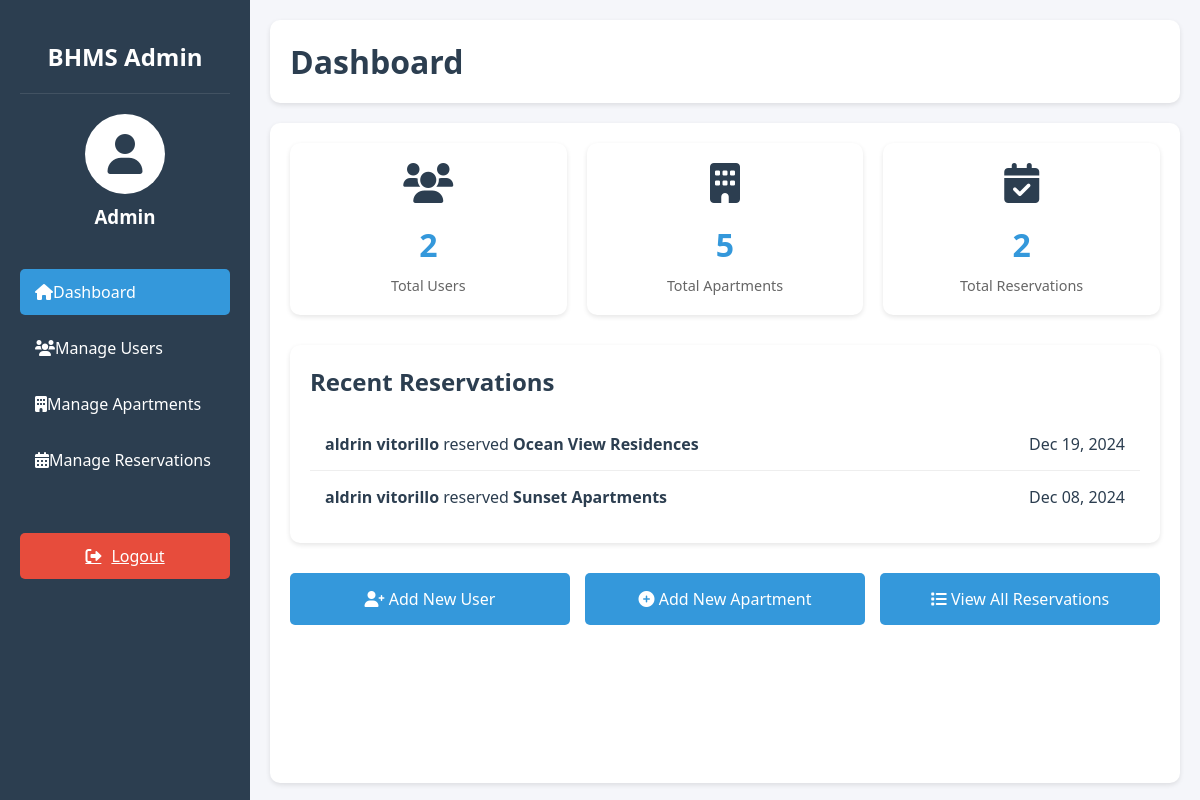
The page /ADMIN/admin_dashboard.php (signed in) on the database its author committed.
### tables this page shows
CREATE TABLE `reservations` (
  `id` int(11) NOT NULL,
  `user_id` int(11) NOT NULL,
  `apartment_id` int(11) NOT NULL,
  `reservation_date` timestamp NOT NULL DEFAULT current_timestamp(),
  `status` enum('reserved','canceled') DEFAULT 'reserved'
);

CREATE TABLE `apartments` (
  `id` int(11) NOT NULL,
  `name` varchar(255) NOT NULL,
  `location` varchar(255) NOT NULL,
  `price` decimal(10,2) NOT NULL,
  `available` tinyint(1) DEFAULT 1,
  `created_at` timestamp NOT NULL DEFAULT current_timestamp()
);

### ADMIN/dashboard_overview.php (the view, shortened to what this page needs)
<?php
require_once '../includes/db_connection.php';
$user_count = $conn->query("SELECT COUNT(*) as count FROM users")->fetch_assoc()['count'];
$apartment_count = $conn->query("SELECT COUNT(*) as count FROM apartments")->fetch_assoc()['count'];
$reservation_count = $conn->query("SELECT COUNT(*) as count FROM reservations")->fetch_assoc()['count'];
$recent_reservations = $conn->query("
    SELECT r.*,
           CONCAT(u.name, ' ', u.lastname) as user_name,
           a.name as apartment_name,
           r.reservation_date as created_at
    FROM reservations r
    JOIN users u ON r.user_id = u.id
    JOIN apartments a ON r.apartment_id = a.id
    ORDER BY r.reservation_date DESC
    LIMIT 5
");
?>
<div class="dashboard-stats">
    <div class="stat-card">
        <i class="fas fa-users"></i>
        <h3><?php echo $user_count; ?></h3>
        <p>Total Users</p>
    </div>
    <div class="stat-card">
        <i class="fas fa-building"></i>
        <h3><?php echo $apartment_count; ?></h3>
        <p>Total Apartments</p>
    </div>
    <div class="stat-card">
        <i class="fas fa-calendar-check"></i>
        <h3><?php echo $reservation_count; ?></h3>
        <p>Total Reservations</p>
    </div>
</div>
<div class="recent-activity">
    <h2>Recent Reservations</h2>
    <div class="activity-list">
        <?php if ($recent_reservations && $recent_reservations->num_rows > 0): ?>
            <?php while ($reservation = $recent_reservations->fetch_assoc()): ?>
                <div class="activity-item">
                    <div>
                        <strong><?php echo htmlspecialchars($reservation['user_name']); ?></strong> reserved
                        <strong><?php echo htmlspecialchars($reservation['apartment_name']); ?></strong>
                    </div>
                    <div>
                        <?php echo date('M d, Y', strtotime($reservation['created_at'])); ?>
                    </div>
                </div>
            <?php endwhile; ?>
        <?php else: ?>
            <p>No recent reservations</p>
        <?php endif; ?>
    </div>
</div>
<div class="quick-actions">
    <a href="?page=manage_users&action=add" class="action-btn">
        <i class="fas fa-user-plus"></i> Add New User
    </a>
    <a href="?page=manage_apartments&action=add" class="action-btn">
        <i class="fas fa-plus-circle"></i> Add New Apartment
    </a>
    <a href="?page=manage_reservations" class="action-btn">
        <i class="fas fa-list"></i> View All Reservations
    </a>
</div>

### ADMIN/admin_dashboard.php (style rules this page uses)
:root { --primary-color: #2c3e50; --secondary-color: #3498db; --background-color: #f5f6fa; --text-color: #2c3e50; --sidebar-width: 250px; }
* { margin: 0; padding: 0; box-sizing: border-box; }
body { font-family: 'Segoe UI', Tahoma, Geneva, Verdana, sans-serif; background-color: var(--background-color); color: var(--text-color); }

### ADMIN/dashboard_overview.php (style rules this page uses)
.dashboard-stats { display: grid; grid-template-columns: repeat(auto-fit, minmax(240px, 1fr)); gap: 20px; margin-bottom: 30px; }
.stat-card { background: white; padding: 20px; border-radius: 10px; box-shadow: 0 2px 5px rgba(0,0,0,0.1); text-align: center; }
.stat-card i { font-size: 2.5em; color: var(--primary-color); margin-bottom: 10px; }
.stat-card h3 { font-size: 2em; color: var(--secondary-color); margin: 10px 0; }
.stat-card p { color: #666; font-size: 0.9em; }
.recent-activity { background: white; padding: 20px; border-radius: 10px; box-shadow: 0 2px 5px rgba(0,0,0,0.1); }
.recent-activity h2 { margin-bottom: 20px; color: var(--primary-color); }
.activity-list { list-style: none; }
.activity-item { padding: 15px; border-bottom: 1px solid #eee; display: flex; align-items: center; justify-content: space-between; }
.activity-item:last-child { border-bottom: none; }
.quick-actions { display: grid; grid-template-columns: repeat(auto-fit, minmax(200px, 1fr)); gap: 15px; margin-top: 30px; }
.action-btn { background: var(--secondary-color); color: white; padding: 15px; border-radius: 5px; text-decoration: none; text-align: center; transition: background-color 0.3s; }

### rows shown on the page
reservations: user_name "aldrin vitorillo", apartment.name "Ocean View Residences", reservation_date "Dec 19, 2024"
reservations: user_name "aldrin vitorillo", apartment.name "Sunset Apartments", reservation_date "Dec 08, 2024"

### other values the page prints
$admin_name "Admin"
$user_count "2"
$apartment_count "5"
$reservation_count "2"
